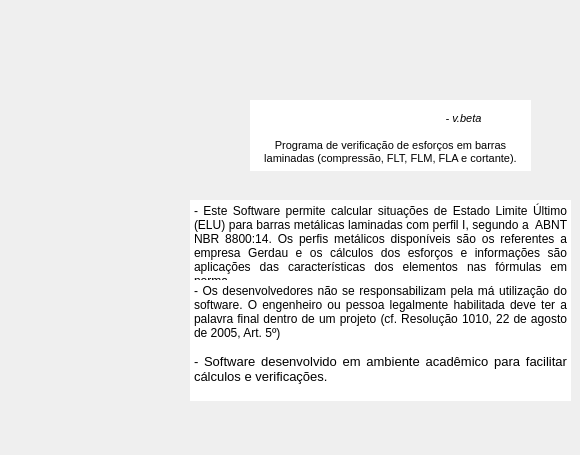
    <widget class="QWidget" name="tab_5">
     <attribute name="title">
      <string>Início</string>
     </attribute>
     <widget class="QLabel" name="label_93">
      <property name="geometry">
       <rect>
        <x>0</x>
        <y>5</y>
        <width>161</width>
        <height>441</height>
       </rect>
      </property>
      <property name="text">
       <string/>
      </property>
     </widget>
     <widget class="QLabel" name="label_94">
      <property name="geometry">
       <rect>
        <x>20</x>
        <y>300</y>
        <width>130</width>
        <height>130</height>
       </rect>
      </property>
      <property name="text">
       <string/>
      </property>
      <property name="pixmap">
       <pixmap>imagens/laec_logo.png</pixmap>
      </property>
      <property name="scaledContents">
       <bool>true</bool>
      </property>
     </widget>
     <widget class="QLabel" name="label_95">
      <property name="geometry">
       <rect>
        <x>10</x>
        <y>110</y>
        <width>141</width>
        <height>151</height>
       </rect>
      </property>
      <property name="text">
       <string/>
      </property>
      <property name="pixmap">
       <pixmap>imagens/logo_brunel_n.png</pixmap>
      </property>
      <property name="scaledContents">
       <bool>true</bool>
      </property>
     </widget>
     <widget class="QTextBrowser" name="textBrowser">
      <property name="geometry">
       <rect>
        <x>190</x>
        <y>200</y>
        <width>381</width>
        <height>101</height>
       </rect>
      </property>
      <property name="frameShape">
       <enum>QFrame::NoFrame</enum>
      </property>
      <property name="lineWidth">
       <number>0</number>
      </property>
      <property name="html">
       <string>&lt;!DOCTYPE HTML PUBLIC &quot;-//W3C//DTD HTML 4.0//EN&quot; &quot;http://www.w3.org/TR/REC-html40/strict.dtd&quot;&gt;
&lt;html&gt;&lt;head&gt;&lt;meta name=&quot;qrichtext&quot; content=&quot;1&quot; /&gt;&lt;style type=&quot;text/css&quot;&gt;
p, li { white-space: pre-wrap; }
&lt;/style&gt;&lt;/head&gt;&lt;body style=&quot; font-family:'MS Shell Dlg 2'; font-size:8.25pt; font-weight:400; font-style:normal;&quot;&gt;
&lt;p align=&quot;justify&quot; style=&quot; margin-top:0px; margin-bottom:0px; margin-left:0px; margin-right:0px; -qt-block-indent:0; text-indent:0px;&quot;&gt;&lt;span style=&quot; font-size:9pt;&quot;&gt;- Este Software permite calcular situações de Estado Limite Último (ELU) para barras metálicas laminadas com perfil I, segundo a  ABNT NBR 8800:14. Os perfis metálicos disponíveis são os referentes a empresa Gerdau e os cálculos dos esforços e informações são aplicações das características dos elementos nas fórmulas em norma.&lt;/span&gt;&lt;/p&gt;&lt;/body&gt;&lt;/html&gt;</string>
      </property>
     </widget>
     <widget class="QTextBrowser" name="textBrowser_2">
      <property name="geometry">
       <rect>
        <x>190</x>
        <y>280</y>
        <width>381</width>
        <height>71</height>
       </rect>
      </property>
      <property name="frameShape">
       <enum>QFrame::NoFrame</enum>
      </property>
      <property name="html">
       <string>&lt;!DOCTYPE HTML PUBLIC &quot;-//W3C//DTD HTML 4.0//EN&quot; &quot;http://www.w3.org/TR/REC-html40/strict.dtd&quot;&gt;
&lt;html&gt;&lt;head&gt;&lt;meta name=&quot;qrichtext&quot; content=&quot;1&quot; /&gt;&lt;style type=&quot;text/css&quot;&gt;
p, li { white-space: pre-wrap; }
&lt;/style&gt;&lt;/head&gt;&lt;body style=&quot; font-family:'MS Shell Dlg 2'; font-size:8.25pt; font-weight:400; font-style:normal;&quot;&gt;
&lt;p align=&quot;justify&quot; style=&quot; margin-top:0px; margin-bottom:0px; margin-left:0px; margin-right:0px; -qt-block-indent:0; text-indent:0px;&quot;&gt;&lt;span style=&quot; font-size:9pt;&quot;&gt;- Os desenvolvedores não se responsabilizam pela má utilização do software. O engenheiro ou pessoa legalmente habilitada deve ter a palavra final dentro de um projeto (cf. Resolução 1010, 22 de agosto de 2005, Art. 5º)&lt;/span&gt;&lt;/p&gt;&lt;/body&gt;&lt;/html&gt;</string>
      </property>
     </widget>
     <widget class="QTextBrowser" name="textBrowser_3">
      <property name="geometry">
       <rect>
        <x>250</x>
        <y>100</y>
        <width>281</width>
        <height>71</height>
       </rect>
      </property>
      <property name="frameShape">
       <enum>QFrame::NoFrame</enum>
      </property>
      <property name="html">
       <string>&lt;!DOCTYPE HTML PUBLIC &quot;-//W3C//DTD HTML 4.0//EN&quot; &quot;http://www.w3.org/TR/REC-html40/strict.dtd&quot;&gt;
&lt;html&gt;&lt;head&gt;&lt;meta name=&quot;qrichtext&quot; content=&quot;1&quot; /&gt;&lt;style type=&quot;text/css&quot;&gt;
p, li { white-space: pre-wrap; }
&lt;/style&gt;&lt;/head&gt;&lt;body style=&quot; font-family:'MS Shell Dlg 2'; font-size:8.25pt; font-weight:400; font-style:normal;&quot;&gt;
&lt;p align=&quot;center&quot; style=&quot; margin-top:12px; margin-bottom:12px; margin-left:0px; margin-right:0px; -qt-block-indent:0; text-indent:0px;&quot;&gt;&lt;span style=&quot; font-size:14pt;&quot;&gt;                               &lt;/span&gt;&lt;span style=&quot; font-size:12pt; font-style:italic;&quot;&gt; &lt;/span&gt;&lt;span style=&quot; font-size:8pt; font-style:italic;&quot;&gt;- v.beta&lt;/span&gt;&lt;span style=&quot; font-size:10pt;&quot;&gt;      &lt;/span&gt;&lt;/p&gt;
&lt;p align=&quot;center&quot; style=&quot; margin-top:12px; margin-bottom:12px; margin-left:0px; margin-right:0px; -qt-block-indent:0; text-indent:0px;&quot;&gt;Programa de verificação de esforços em barras laminadas (compressão, FLT, FLM, FLA e cortante).&lt;/p&gt;&lt;/body&gt;&lt;/html&gt;</string>
      </property>
     </widget>
     <widget class="QLabel" name="label_96">
      <property name="geometry">
       <rect>
        <x>290</x>
        <y>90</y>
        <width>151</width>
        <height>51</height>
       </rect>
      </property>
      <property name="text">
       <string/>
      </property>
      <property name="pixmap">
       <pixmap>imagens/logo_bruner_mini.png</pixmap>
      </property>
      <property name="scaledContents">
       <bool>true</bool>
      </property>
     </widget>
     <widget class="QTextBrowser" name="textBrowser_4">
      <property name="geometry">
       <rect>
        <x>190</x>
        <y>350</y>
        <width>381</width>
        <height>51</height>
       </rect>
      </property>
      <property name="frameShape">
       <enum>QFrame::NoFrame</enum>
      </property>
      <property name="html">
       <string>&lt;!DOCTYPE HTML PUBLIC &quot;-//W3C//DTD HTML 4.0//EN&quot; &quot;http://www.w3.org/TR/REC-html40/strict.dtd&quot;&gt;
&lt;html&gt;&lt;head&gt;&lt;meta name=&quot;qrichtext&quot; content=&quot;1&quot; /&gt;&lt;style type=&quot;text/css&quot;&gt;
p, li { white-space: pre-wrap; }
&lt;/style&gt;&lt;/head&gt;&lt;body style=&quot; font-family:'MS Shell Dlg 2'; font-size:8.25pt; font-weight:400; font-style:normal;&quot;&gt;
&lt;p align=&quot;justify&quot; style=&quot; margin-top:0px; margin-bottom:0px; margin-left:0px; margin-right:0px; -qt-block-indent:0; text-indent:0px;&quot;&gt;&lt;span style=&quot; font-size:10pt;&quot;&gt;- Software desenvolvido em ambiente acadêmico para facilitar cálculos e verificações.&lt;/span&gt;&lt;/p&gt;&lt;/body&gt;&lt;/html&gt;</string>
      </property>
     </widget>
     <widget class="QPushButton" name="pushButton_8">
      <property name="geometry">
       <rect>
        <x>540</x>
        <y>412</y>
        <width>31</width>
        <height>31</height>
       </rect>
      </property>
      <property name="text">
       <string/>
      </property>
      <property name="icon">
       <iconset>
        <normaloff>imagens/logo_info_mini.png</normaloff>imagens/logo_info_mini.png</iconset>
      </property>
      <property name="iconSize">
       <size>
        <width>25</width>
        <height>25</height>
       </size>
      </property>
      <property name="checkable">
       <bool>false</bool>
      </property>
      <property name="autoRepeatInterval">
       <number>100</number>
      </property>
      <property name="autoDefault">
       <bool>false</bool>
      </property>
      <property name="default">
       <bool>false</bool>
      </property>
      <property name="flat">
       <bool>true</bool>
      </property>
     </widget>
    </widget>
